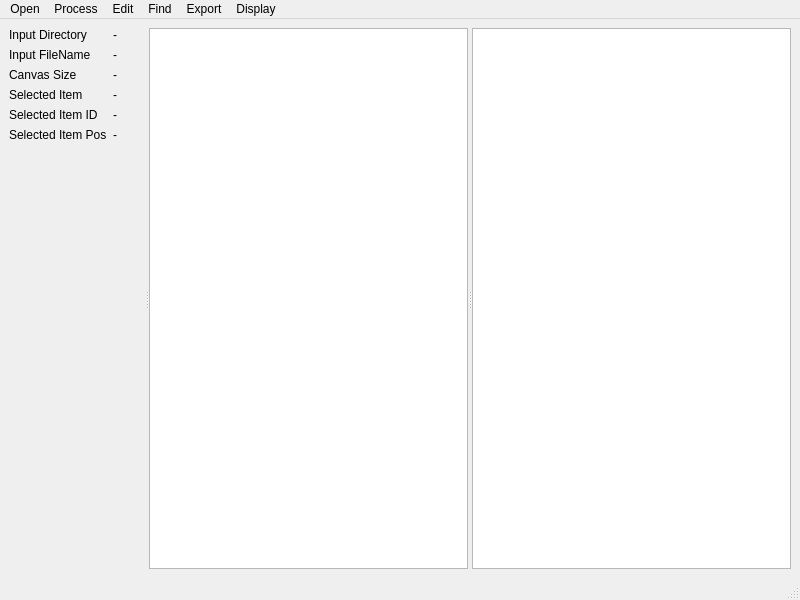
<?xml version="1.0" encoding="UTF-8"?>
<ui version="4.0">
 <class>MainWindow</class>
 <widget class="QMainWindow" name="MainWindow">
  <property name="geometry">
   <rect>
    <x>0</x>
    <y>0</y>
    <width>800</width>
    <height>600</height>
   </rect>
  </property>
  <property name="windowTitle">
   <string>MainWindow</string>
  </property>
  <widget class="QWidget" name="centralwidget">
   <layout class="QHBoxLayout" name="horizontalLayout">
    <item>
     <widget class="QSplitter" name="splitter_2">
      <property name="orientation">
       <enum>Qt::Horizontal</enum>
      </property>
      <widget class="QWidget" name="widget" native="true">
       <layout class="QFormLayout" name="formLayout">
        <item row="0" column="0">
         <widget class="QLabel" name="label">
          <property name="text">
           <string>Input Directory</string>
          </property>
         </widget>
        </item>
        <item row="0" column="1">
         <widget class="QLabel" name="label_2">
          <property name="text">
           <string>-</string>
          </property>
         </widget>
        </item>
        <item row="1" column="0">
         <widget class="QLabel" name="label_3">
          <property name="text">
           <string>Input FileName</string>
          </property>
         </widget>
        </item>
        <item row="1" column="1">
         <widget class="QLabel" name="label_4">
          <property name="text">
           <string>-</string>
          </property>
         </widget>
        </item>
        <item row="2" column="0">
         <widget class="QLabel" name="label_5">
          <property name="text">
           <string>Canvas Size</string>
          </property>
         </widget>
        </item>
        <item row="2" column="1">
         <widget class="QLabel" name="label_canvas_size">
          <property name="text">
           <string>-</string>
          </property>
         </widget>
        </item>
        <item row="3" column="0">
         <widget class="QLabel" name="label_6">
          <property name="text">
           <string>Selected Item</string>
          </property>
         </widget>
        </item>
        <item row="3" column="1">
         <widget class="QLabel" name="label_selected_item">
          <property name="text">
           <string>-</string>
          </property>
         </widget>
        </item>
        <item row="4" column="0">
         <widget class="QLabel" name="label_8">
          <property name="text">
           <string>Selected Item ID</string>
          </property>
         </widget>
        </item>
        <item row="4" column="1">
         <widget class="QLabel" name="label_selected_item_id">
          <property name="text">
           <string>-</string>
          </property>
         </widget>
        </item>
        <item row="5" column="0">
         <widget class="QLabel" name="label_10">
          <property name="text">
           <string>Selected Item Pos</string>
          </property>
         </widget>
        </item>
        <item row="5" column="1">
         <widget class="QLabel" name="label_selected_item_pos">
          <property name="text">
           <string>-</string>
          </property>
         </widget>
        </item>
       </layout>
      </widget>
      <widget class="QSplitter" name="splitter">
       <property name="orientation">
        <enum>Qt::Horizontal</enum>
       </property>
       <widget class="QGraphicsView" name="graphicsView"/>
       <widget class="QTableWidget" name="tableWidget"/>
      </widget>
     </widget>
    </item>
   </layout>
  </widget>
  <widget class="QMenuBar" name="menubar">
   <property name="geometry">
    <rect>
     <x>0</x>
     <y>0</y>
     <width>800</width>
     <height>24</height>
    </rect>
   </property>
   <widget class="QMenu" name="menuOpen">
    <property name="title">
     <string>Open</string>
    </property>
    <addaction name="actionCell_Contour_Image"/>
    <addaction name="actionCustom_Canvas"/>
   </widget>
   <widget class="QMenu" name="menuProcess">
    <property name="title">
     <string>Process</string>
    </property>
    <addaction name="actionSkeletonization"/>
    <addaction name="actionDetect_Vertex"/>
   </widget>
   <widget class="QMenu" name="menuEdit">
    <property name="title">
     <string>Edit</string>
    </property>
    <addaction name="actionMannual_Edit_Mode"/>
    <addaction name="actionDelete_Image"/>
    <addaction name="actionAdd_Vertex"/>
    <addaction name="actionDelete_Vertex"/>
    <addaction name="actionAdd_Line"/>
    <addaction name="actionDelete_Line"/>
    <addaction name="actionDelete_All_Vertices"/>
    <addaction name="actionDelete_All_Lines"/>
   </widget>
   <widget class="QMenu" name="menuFind">
    <property name="title">
     <string>Find</string>
    </property>
    <addaction name="actionFind_Vertex"/>
    <addaction name="actionFind_Line"/>
   </widget>
   <widget class="QMenu" name="menuExport">
    <property name="title">
     <string>Export</string>
    </property>
    <addaction name="actionScreen_Shot_all"/>
    <addaction name="actionScreen_Shot_View"/>
   </widget>
   <widget class="QMenu" name="menuDisplay">
    <property name="title">
     <string>Display</string>
    </property>
   </widget>
   <addaction name="menuOpen"/>
   <addaction name="menuProcess"/>
   <addaction name="menuEdit"/>
   <addaction name="menuFind"/>
   <addaction name="menuExport"/>
   <addaction name="menuDisplay"/>
  </widget>
  <widget class="QStatusBar" name="statusbar"/>
  <action name="actionSkeletonization">
   <property name="text">
    <string>Skeletonization</string>
   </property>
  </action>
  <action name="actionDetect_Vertex">
   <property name="text">
    <string>Detect Vertex</string>
   </property>
  </action>
  <action name="actionMannual_Edit_Mode">
   <property name="text">
    <string>Mannual Edit Mode</string>
   </property>
  </action>
  <action name="actionAdd_Vertex">
   <property name="text">
    <string>Add Vertex</string>
   </property>
  </action>
  <action name="actionAdd_Line">
   <property name="text">
    <string>Add Line</string>
   </property>
  </action>
  <action name="actionDelete_Vertex">
   <property name="text">
    <string>Delete Vertex</string>
   </property>
  </action>
  <action name="actionDelete_All_Vertices">
   <property name="text">
    <string>Delete All Vertices</string>
   </property>
  </action>
  <action name="actionFind_Vertex">
   <property name="text">
    <string>Find Vertex</string>
   </property>
  </action>
  <action name="actionScreen_Shot_all">
   <property name="text">
    <string>Screen Shot (all)</string>
   </property>
  </action>
  <action name="actionScreen_Shot_View">
   <property name="text">
    <string>Screen Shot (View)</string>
   </property>
  </action>
  <action name="actionCell_Contour_Image">
   <property name="text">
    <string>Cell Contour Image</string>
   </property>
  </action>
  <action name="actionCustom_Canvas">
   <property name="text">
    <string>Custom Canvas</string>
   </property>
  </action>
  <action name="actionDelete_Image">
   <property name="text">
    <string>Delete Image</string>
   </property>
  </action>
  <action name="actionDelete_Line">
   <property name="text">
    <string>Delete Line</string>
   </property>
  </action>
  <action name="actionDelete_All_Lines">
   <property name="text">
    <string>Delete All Lines</string>
   </property>
  </action>
  <action name="actionFind_Line">
   <property name="text">
    <string>Find Line</string>
   </property>
  </action>
 </widget>
 <resources/>
 <connections/>
</ui>
